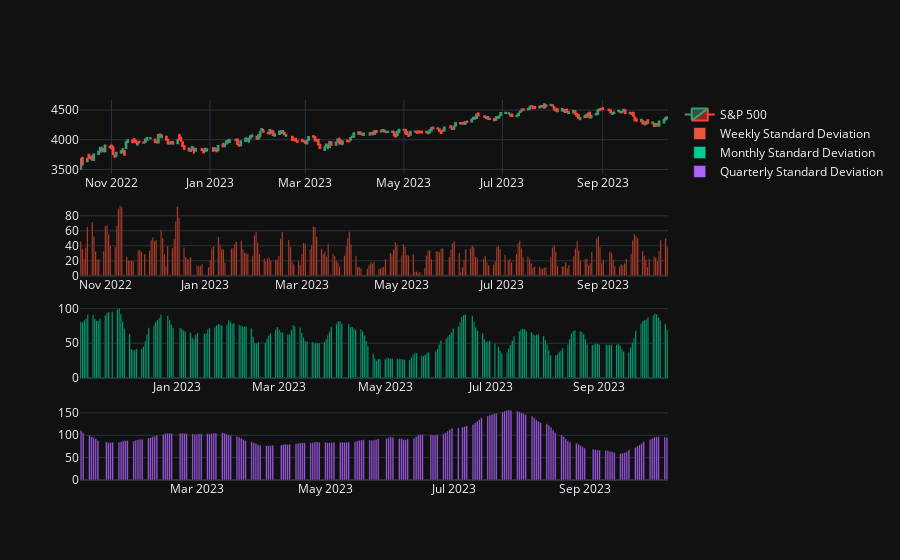

The code cell stored with this chart in its notebook:
### Markdown cell above
### Standard Deviation
The standard deviation shows how far from the average.

This helps determine how volatile the market is. The further prices tend to be from the average the more volatile the market is.

### Code cell
weekly_standard_deviation = bulk_basic_indicators.standard_deviation(data['Typical Price'], 5)
monthly_standard_deviation = bulk_basic_indicators.standard_deviation(data['Typical Price'], 20)
quarterly_standard_deviation = bulk_basic_indicators.standard_deviation(data['Typical Price'], 60)

# print(weekly_standard_deviation)

weekly_standard_deviation.append(statistics.stdev(data['Typical Price'][-4:].tolist()+[latest_typical_price]))
monthly_standard_deviation.append(statistics.stdev(data['Typical Price'][-19:].tolist()+[latest_typical_price]))
quarterly_standard_deviation.append(statistics.stdev(data['Typical Price'][-59:].tolist()+[latest_typical_price]))

# TODO: Should be chart agaisnt the mean
fig_stdev = make_subplots(
    rows=4,
    cols=1,
    specs=[[{"type": "candlestick"}], [{"type": "bar"}], [{"type": "bar"}], [{"type": "bar"}]]
)
fig_stdev.add_trace(
    go.Candlestick(
        x=data.index,
        open=data['Open'],
        low=data['Low'],
        high=data['High'],
        close=data['Close'],
        name='S&P 500'
    ),
    row=1, col=1
)
fig_stdev.add_trace(
    go.Bar(
        x=data.index[-len(weekly_standard_deviation)-1:],
        y=weekly_standard_deviation,
        name='Weekly Standard Deviation'
    ),
    row=2, col=1
)
fig_stdev.add_trace(
    go.Bar(
        x=data.index[-len(monthly_standard_deviation)-1:],
        y=monthly_standard_deviation,
        name='Monthly Standard Deviation'
    ),
    row=3, col=1
)
fig_stdev.add_trace(
    go.Bar(
        x=data.index[-len(quarterly_standard_deviation)-1:],
        y=quarterly_standard_deviation,
        name='Quarterly Standard Deviation'
    ),
    row=4, col=1
)
fig_stdev.update_layout(xaxis_rangeslider_visible=False)
fig_stdev.show()

### Figure 1 — Plotly figure (JSON) as saved in the notebook; plotly's stock layout.template omitted (floating-point values rounded to 4 significant figures; data arrays with more than 128 entries replaced by an {"elided": "..."} marker saying what was removed)
{"data": [{"close": {"elided": "250 float values"}, "high": {"elided": "250 float values"}, "low": {"elided": "250 float values"}, "name": "S&P 500", "open": {"elided": "250 float values"}, "x": {"elided": "250 str values"}, "type": "candlestick", "xaxis": "x", "yaxis": "y"}, {"name": "Weekly Standard Deviation", "x": {"elided": "248 str values"}, "y": {"elided": "247 float values"}, "type": "bar", "xaxis": "x2", "yaxis": "y2"}, {"name": "Monthly Standard Deviation", "x": {"elided": "233 str values"}, "y": {"elided": "232 float values"}, "type": "bar", "xaxis": "x3", "yaxis": "y3"}, {"name": "Quarterly Standard Deviation", "x": {"elided": "193 str values"}, "y": {"elided": "192 float values"}, "type": "bar", "xaxis": "x4", "yaxis": "y4"}], "layout": {"xaxis": {"anchor": "y", "domain": [0.0, 1.0], "rangeslider": {"visible": false}}, "yaxis": {"anchor": "x", "domain": [0.8063, 1.0]}, "xaxis2": {"anchor": "y2", "domain": [0.0, 1.0]}, "yaxis2": {"anchor": "x2", "domain": [0.5375, 0.7312]}, "xaxis3": {"anchor": "y3", "domain": [0.0, 1.0]}, "yaxis3": {"anchor": "x3", "domain": [0.2687, 0.4625]}, "xaxis4": {"anchor": "y4", "domain": [0.0, 1.0]}, "yaxis4": {"anchor": "x4", "domain": [0.0, 0.1938]}}}
